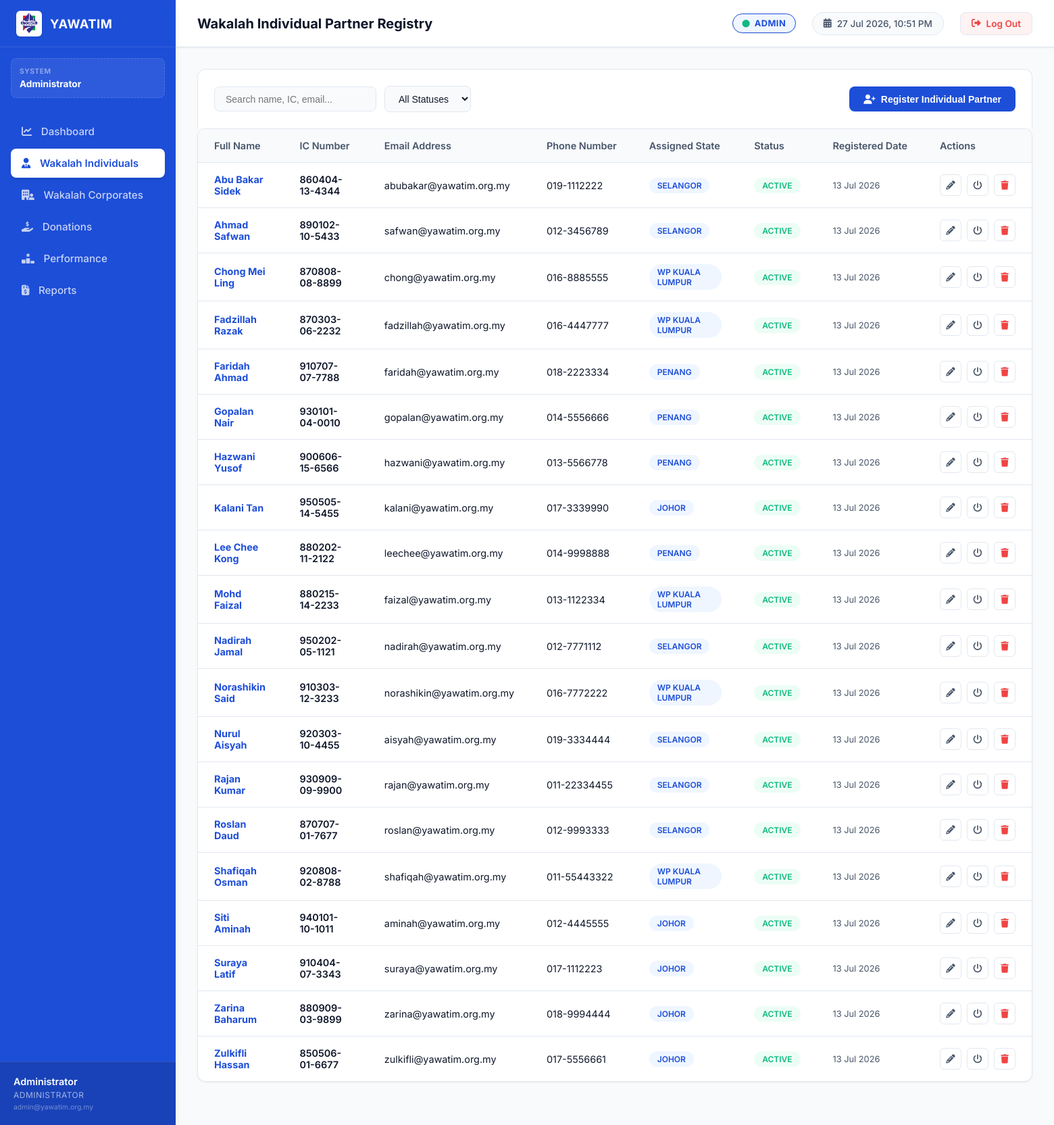
The app's page /index.php?page=wakalah_individual (signed in) with its own data.
### tables this page shows
CREATE TABLE `wakalah` (
  `wakalah_id` int(11) NOT NULL,
  `type` enum('individual','corporate') NOT NULL,
  `name` varchar(255) NOT NULL,
  `email` varchar(255) NOT NULL,
  `phone` varchar(100) NOT NULL,
  `state` varchar(100) NOT NULL,
  `status` enum('Active','Inactive') NOT NULL DEFAULT 'Active',
  `ic_number` varchar(100) DEFAULT NULL,
  `company_representative` varchar(255) DEFAULT NULL,
  `ssm_number` varchar(100) DEFAULT NULL,
  `hq_address` text DEFAULT NULL,
  `address` text DEFAULT NULL,
  `channel` varchar(255) DEFAULT NULL,
  `created_at` datetime NOT NULL DEFAULT current_timestamp()
);

### modules/wakalah_individual.php (the view, shortened to what this page needs)
<?php
$wakalah_list = array();
try {
    $stmt = $pdo->query("SELECT *, wakalah_id as id FROM wakalah WHERE type = 'individual' ORDER BY name ASC");
    $wakalah_list = $stmt->fetchAll();
} catch (PDOException $e) {
    echo "<div style='color: var(--alert-red); font-weight: bold;'>Query Error: " . $e->getMessage() . "</div>";
}
?>
<div class="table-controls-container" id="wakalah-individual-controls">
    <div class="search-filter-group">
        <input type="text" class="input-search" placeholder="Search name, IC, email..." data-search-target="true" id="wak-ind-search-input">
        <select class="select-filter" data-filter-column="4" id="wak-ind-filter-status">
            <option value="">All Statuses</option>
        </select>
    </div>
    <button class="btn btn-primary" data-modal-open="modal-add-wakalah-individual" id="btn-add-wakalah-individual-modal">
        <i class="fa-solid fa-user-plus"></i> Register Individual Partner
    </button>
</div>
<div class="table-card" id="wakalah-individual-table-card">
    <div class="table-wrapper">
        <table class="table-yawatim" id="wakalah-individual-table">
            <thead>
                <tr>
                    <th>Full Name</th>
                    <th>IC Number</th>
                    <th>Email Address</th>
                    <th>Phone Number</th>
                    <th>Assigned State</th>
                    <th>Status</th>
                    <th>Registered Date</th>
                    <th class="actions-td">Actions</th>
                </tr>
            </thead>
            <tbody>
                <?php if (count($wakalah_list) == 0) { ?>
                    <tr>
                        <td colspan="7" style="text-align: center; color: var(--light-neutral); padding: 2rem;">No individual partner records found.</td>
                    </tr>
                <?php } else { ?>
                    <?php foreach ($wakalah_list as $wak) { ?>
                        <tr id="wak-ind-row-<?php echo $wak['id']; ?>">
                            <td style="font-weight: 700; color: var(--primary-blue);" class="wak-name-cell"><?php echo htmlspecialchars($wak['name']); ?></td>
                            <td style="font-weight: 600;"><?php echo htmlspecialchars($wak['ic_number']); ?></td>
                            <td><?php echo htmlspecialchars($wak['email']); ?></td>
                            <td><?php echo htmlspecialchars($wak['phone']); ?></td>
                            <td>
                                <span class="badge" style="background-color: var(--light-blue); color: var(--primary-blue); font-weight: 600;">
                                    <?php echo htmlspecialchars($wak['state']); ?>
                                </span>
                            </td>
                            <td class="wak-status-cell">
                                <span class="badge <?php echo strtolower($wak['status']); ?>"><?php echo $wak['status']; ?></span>
                            </td>
                            <td style="font-size: 0.8rem; color: var(--medium-neutral);">
                                <?php echo date('d M Y', strtotime($wak['created_at'])); ?>
                            </td>
                            <td class="actions-td">
                                <div class="action-group">
                                    <button class="action-btn edit btn-edit-wak-ind"
                                            data-id="<?php echo $wak['id']; ?>"
                                            data-name="<?php echo htmlspecialchars($wak['name']); ?>"
                                            data-email="<?php echo htmlspecialchars($wak['email']); ?>"
                                            data-phone="<?php echo htmlspecialchars($wak['phone']); ?>"
                                            data-status="<?php echo htmlspecialchars($wak['status']); ?>"
                                            data-state="<?php echo htmlspecialchars($wak['state']); ?>"
                                            data-ic="<?php echo htmlspecialchars($wak['ic_number']); ?>"
                                            <?php if(isset($wak['address'])) { ?>
                                                data-address="<?php echo htmlspecialchars($wak['address']); ?>"
                                            <?php } else { ?>
                                                data-address=""
                                            <?php } ?>
                                            title="Edit Individual Details">
                                        <i class="fa-solid fa-pencil"></i>
                                    </button>
                                    <form method="POST" action="index.php?page=wakalah_individual" style="display:inline;">
                                        <button type="submit" class="action-btn"
                                                title="Toggle Status (Active/Inactive)"
                                                onclick="return confirm('Are you sure you want to toggle this Wakalah account status?')">
                                            <i class="fa-solid fa-power-off"></i>
                                        </button>
                                    </form>
                                    <form method="POST" action="index.php?page=wakalah_individual" style="display:inline;">
                                        <button type="submit" class="action-btn" style="color: var(--alert-red);"
                                                title="Delete Wakalah Account"
                                                onclick="return confirm('Are you sure you want to completely delete this Wakalah Individual? This action cannot be undone.')">
                                            <i class="fa-solid fa-trash"></i>
                                        </button>
                                    </form>
                                </div>
                            </td>
                        </tr>
                    <?php } ?>
                <?php } ?>
            </tbody>
        </table>
    </div>
</div>

### assets/css/style.css (style rules this page uses)
:root { --primary-blue: #1e3a8a; --primary-blue-hover: #1e40af; --light-blue: #eff6ff; --border-blue: #bfdbfe; --success-green: #10b981; --success-green-hover: #059669; --light-green: #ecfdf5; --alert-red: #ef4444; --alert-red-hover: #dc2626; --light-red: #fef2f2; --dark-neutral: #0f172a; --medium-neutral: #475569; --light-neutral: #94a3b8; --bg-neutral: #f8fafc; --border-light: #e2e8f0; --white: #ffffff; --transition: all 0.25s cubic-bezier(0.4, 0, 0.2, 1); --shadow-sm: 0 1px 3px rgba(0,0,0,0.05), 0 1px 2px rgba(0,0,0,0.02); --shadow-md: 0 4px 6px -1px rgba(0,0,0,0.08), 0 2px 4px -1px rgba(0,0,0,0.03); --shadow-lg: 0 10px 15px -3px rgba(0,0,0,0.08), 0 4px 6px -2px rgba(0,0,0,0.03); --sidebar-width: 260px; --header-height: 70px; }
* { box-sizing: border-box; margin: 0; padding: 0; }
body { font-family: 'Inter', sans-serif; background-color: var(--bg-neutral); color: var(--dark-neutral); min-height: 100vh; display: flex; flex-direction: column; overflow-x: hidden; }
.table-controls-container { background-color: var(--white); border-radius: 12px 12px 0 0; padding: 1.5rem; border: 1px solid var(--border-light); border-bottom: none; display: flex; flex-wrap: wrap; align-items: center; justify-content: space-between; gap: 1rem; }
.search-filter-group { display: flex; align-items: center; gap: 0.75rem; flex-wrap: wrap; }
.input-search, .select-filter { background-color: var(--bg-neutral); border: 1px solid var(--border-light); border-radius: 8px; padding: 0.6rem 1rem; font-size: 0.875rem; color: var(--dark-neutral); outline: none; transition: var(--transition); }
.input-search { width: 240px; }
.btn { display: inline-flex; align-items: center; justify-content: center; gap: 0.5rem; font-size: 0.875rem; font-weight: 600; padding: 0.6rem 1.25rem; border-radius: 8px; border: 1px solid transparent; cursor: pointer; transition: var(--transition); }
.btn-primary { background-color: var(--primary-blue); color: var(--white); }
.table-card { background-color: var(--white); border-radius: 12px; box-shadow: var(--shadow-sm); border: 1px solid var(--border-light); overflow: hidden; margin-bottom: 2rem; }
.table-wrapper { overflow-x: auto; width: 100%; }
.table-yawatim { width: 100%; border-collapse: collapse; text-align: left; font-size: 0.9rem; }
.table-yawatim th { background-color: var(--bg-neutral); color: var(--medium-neutral); font-weight: 600; padding: 1rem 1.5rem; border-bottom: 1px solid var(--border-light); white-space: nowrap; }
.table-yawatim td { padding: 1rem 1.5rem; border-bottom: 1px solid var(--border-light); color: var(--dark-neutral); vertical-align: middle; }
.table-yawatim tr:last-child td { border-bottom: none; }
.badge { display: inline-flex; align-items: center; padding: 0.25rem 0.75rem; border-radius: 20px; font-size: 0.75rem; font-weight: 600; text-transform: uppercase; }
.badge.active, .badge.completed { background-color: var(--light-green); color: var(--success-green); }
.action-group { display: flex; align-items: center; gap: 0.5rem; }
.action-btn { width: 32px; height: 32px; border-radius: 6px; display: inline-flex; align-items: center; justify-content: center; border: 1px solid var(--border-light); background-color: var(--white); color: var(--medium-neutral); cursor: pointer; transition: var(--transition); }

### records on screen
wakalah: name "Abu Bakar Sidek", ic_number "860404-13-4344", email "abubakar@yawatim.org.my", phone "019-1112222", state "SELANGOR", status "ACTIVE", created_at "13 Jul 2026"
wakalah: name "Ahmad Safwan", ic_number "890102-10-5433", email "safwan@yawatim.org.my", phone "012-3456789", state "SELANGOR", status "ACTIVE", created_at "13 Jul 2026"
wakalah: name "Chong Mei Ling", ic_number "870808-08-8899", email "chong@yawatim.org.my", phone "016-8885555", state "WP KUALA LUMPUR", status "ACTIVE", created_at "13 Jul 2026"
wakalah: name "Fadzillah Razak", ic_number "870303-06-2232", email "fadzillah@yawatim.org.my", phone "016-4447777", state "WP KUALA LUMPUR", status "ACTIVE", created_at "13 Jul 2026"
wakalah: name "Faridah Ahmad", ic_number "910707-07-7788", email "faridah@yawatim.org.my", phone "018-2223334", state "PENANG", status "ACTIVE", created_at "13 Jul 2026"
wakalah: name "Gopalan Nair", ic_number "930101-04-0010", email "gopalan@yawatim.org.my", phone "014-5556666", state "PENANG", status "ACTIVE", created_at "13 Jul 2026"
wakalah: name "Hazwani Yusof", ic_number "900606-15-6566", email "hazwani@yawatim.org.my", phone "013-5566778", state "PENANG", status "ACTIVE", created_at "13 Jul 2026"
wakalah: name "Kalani Tan", ic_number "950505-14-5455", email "kalani@yawatim.org.my", phone "017-3339990", state "JOHOR", status "ACTIVE", created_at "13 Jul 2026"
wakalah: name "Lee Chee Kong", ic_number "880202-11-2122", email "leechee@yawatim.org.my", phone "014-9998888", state "PENANG", status "ACTIVE", created_at "13 Jul 2026"
wakalah: name "Mohd Faizal", ic_number "880215-14-2233", email "faizal@yawatim.org.my", phone "013-1122334", state "WP KUALA LUMPUR", status "ACTIVE", created_at "13 Jul 2026"
wakalah: name "Nadirah Jamal", ic_number "950202-05-1121", email "nadirah@yawatim.org.my", phone "012-7771112", state "SELANGOR", status "ACTIVE", created_at "13 Jul 2026"
wakalah: name "Norashikin Said", ic_number "910303-12-3233", email "norashikin@yawatim.org.my", phone "016-7772222", state "WP KUALA LUMPUR", status "ACTIVE", created_at "13 Jul 2026"
wakalah: name "Nurul Aisyah", ic_number "920303-10-4455", email "aisyah@yawatim.org.my", phone "019-3334444", state "SELANGOR", status "ACTIVE", created_at "13 Jul 2026"
wakalah: name "Rajan Kumar", ic_number "930909-09-9900", email "rajan@yawatim.org.my", phone "011-22334455", state "SELANGOR", status "ACTIVE", created_at "13 Jul 2026"
wakalah: name "Roslan Daud", ic_number "870707-01-7677", email "roslan@yawatim.org.my", phone "012-9993333", state "SELANGOR", status "ACTIVE", created_at "13 Jul 2026"
wakalah: name "Shafiqah Osman", ic_number "920808-02-8788", email "shafiqah@yawatim.org.my", phone "011-55443322", state "WP KUALA LUMPUR", status "ACTIVE", created_at "13 Jul 2026"
wakalah: name "Siti Aminah", ic_number "940101-10-1011", email "aminah@yawatim.org.my", phone "012-4445555", state "JOHOR", status "ACTIVE", created_at "13 Jul 2026"
wakalah: name "Suraya Latif", ic_number "910404-07-3343", email "suraya@yawatim.org.my", phone "017-1112223", state "JOHOR", status "ACTIVE", created_at "13 Jul 2026"
wakalah: name "Zarina Baharum", ic_number "880909-03-9899", email "zarina@yawatim.org.my", phone "018-9994444", state "JOHOR", status "ACTIVE", created_at "13 Jul 2026"
wakalah: name "Zulkifli Hassan", ic_number "850506-01-6677", email "zulkifli@yawatim.org.my", phone "017-5556661", state "JOHOR", status "ACTIVE", created_at "13 Jul 2026"

### other values on screen
$name ?: 'YAWATIM' "Administrator"
$name "Administrator"
$email "admin@yawatim.org.my"
$page_title "Wakalah Individual Partner Registry"
$current_channel ?: 'YAWATIM' "ADMIN"
